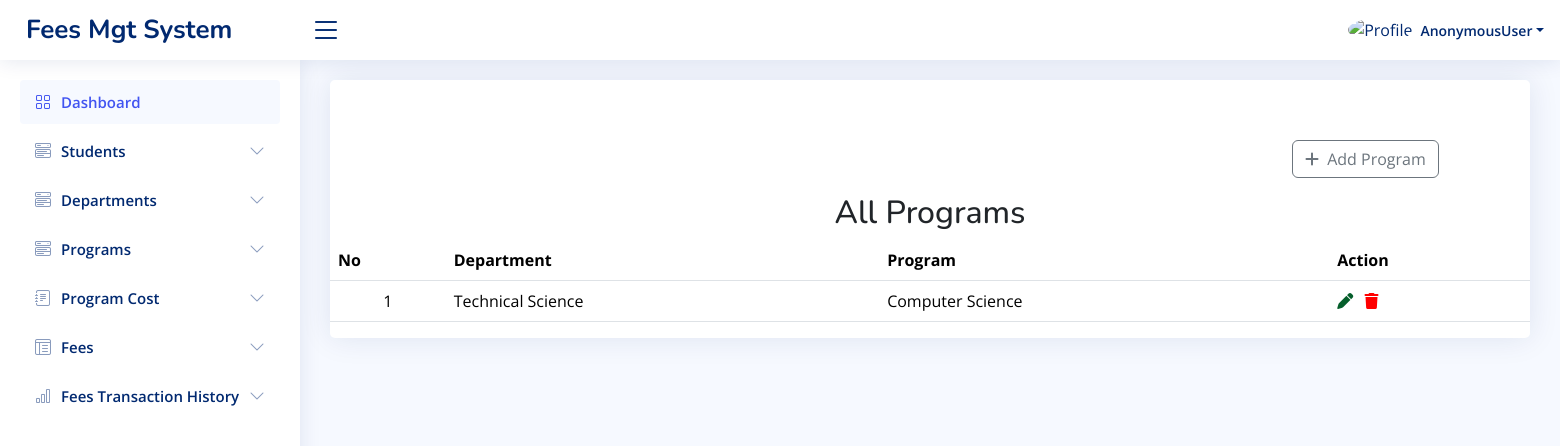
The page /all_program/ on the database its author committed.
### app/models.py (models this page shows, shortened)
class Programs(models.Model):
    program_name = models.CharField(max_length=100)
    department = models.ForeignKey(Department, on_delete=models.CASCADE)

class Department(models.Model):
    department_name = models.CharField(max_length=100)

### app/views.py (the view, shortened to what this page needs)
# urls.py: path('all_program/', views.all_program, name='all_program'),
def all_program(request):
    programs = Programs.objects.all()
    departments = Department.objects.all()
    return render(request, 'all_program.html', {'departments': departments,'programs':programs,})

### templates/all_program.html (shortened to what this page needs)
{% load static %}
<!DOCTYPE html>
<html lang="en">
<head>
    <link href="{% static 'vendor1/bootstrap/css/bootstrap.min.css' %}" rel="stylesheet">
    <link href="{% static 'vendor1/bootstrap-icons/bootstrap-icons.css' %}" rel="stylesheet">
    <link href="{% static 'vendor1/boxicons/css/boxicons.min.css' %}" rel="stylesheet">
    <link href="{% static 'vendor1/quill/quill.snow.css' %}" rel="stylesheet">
    <link href="{% static 'vendor1/quill/quill.bubble.css' %}" rel="stylesheet">
    <link href="{% static 'vendor1/remixicon/remixicon.css' %}" rel="stylesheet">
    <link href="{% static 'vendor1/simple-datatables/style.css' %}" rel="stylesheet">
    <link rel="stylesheet" href="https://cdnjs.cloudflare.com/ajax/libs/font-awesome/6.6.0/css/all.min.css" />
    <link href="{% static 'css1/style.css' %}" rel="stylesheet">
  </head>
<body>
  <header id="header" class="header fixed-top d-flex align-items-center">
    <div class="d-flex align-items-center justify-content-between">
      <a href="{% url 'main_home' %}" class="logo d-flex align-items-center">
        <span class="d-none d-lg-block">Fees Mgt System</span>
      </a>
      <i class="bi bi-list toggle-sidebar-btn"></i>
    </div>
    <nav class="header-nav ms-auto">
      <ul class="d-flex align-items-center">
        <li class="nav-item dropdown pe-3">
          <a class="nav-link nav-profile d-flex align-items-center pe-0" href="#" data-bs-toggle="dropdown">
            <img src="{% static 'img1/cusl.png' %}" alt="Profile" class="rounded-circle">
            <span class="d-none d-md-block dropdown-toggle ps-2">{{user}}</span>
          </a>
        </li>
      </ul>
    </nav>
  </header>
  <aside id="sidebar" class="sidebar">
    <ul class="sidebar-nav" id="sidebar-nav">
      <li class="nav-item">
        <a class="nav-link " href="{% url 'main_home' %}">
          <i class="bi bi-grid"></i>
          <span>Dashboard</span>
        </a>
      </li>
      <li class="nav-item">
        <a class="nav-link collapsed" data-bs-target="#components-nav" data-bs-toggle="collapse" href="#">
          <i class="bi bi-menu-button-wide"></i><span>Students</span><i class="bi bi-chevron-down ms-auto"></i>
        </a>
      </li>
      <li class="nav-item">
        <a class="nav-link collapsed" data-bs-target="#components-nav2" data-bs-toggle="collapse" href="#">
          <i class="bi bi-menu-button-wide"></i><span>Departments</span><i class="bi bi-chevron-down ms-auto"></i>
        </a>
      </li>
      <li class="nav-item">
        <a class="nav-link collapsed" data-bs-target="#components-nav1" data-bs-toggle="collapse" href="#">
          <i class="bi bi-menu-button-wide"></i><span>Programs</span><i class="bi bi-chevron-down ms-auto"></i>
        </a>
      </li>
      <li class="nav-item">
        <a class="nav-link collapsed" data-bs-target="#forms-nav" data-bs-toggle="collapse" href="#">
          <i class="bi bi-journal-text"></i><span>Program Cost</span><i class="bi bi-chevron-down ms-auto"></i>
        </a>
      </li>
      <li class="nav-item">
        <a class="nav-link collapsed" data-bs-target="#tables-nav" data-bs-toggle="collapse" href="#">
          <i class="bi bi-layout-text-window-reverse"></i><span>Fees</span><i class="bi bi-chevron-down ms-auto"></i>
        </a>
      </li>
      <li class="nav-item">
        <a class="nav-link collapsed" data-bs-target="#charts-nav" data-bs-toggle="collapse" href="#">
          <i class="bi bi-bar-chart"></i><span>Fees Transaction History</span><i class="bi bi-chevron-down ms-auto"></i>
        </a>
      </li>
    </ul>
  </aside>
  <main id="main" class="main">
    <section class="section">
      <div class="row">
        <div class="col-lg-12">
          <div class="card">
            <div class="container">
                <div class="row" style="margin-top: 60px;">
                    <div class="col-md-12" style="margin-left: 950px;">
                        <a href="" class="btn btn-outline-secondary" data-bs-target="#exampleModalToggle" data-bs-toggle="modal">
                            <i class="fa fa-plus" aria-hidden="true"></i>
                            <span class="ms-1">Add Program</span>
                        </a>
                    </div>
                </div>
            </div>
            <h2 class="text-center mt-3">All Programs</h2>
              <table class="table datatable">
                <thead>
                  <tr>
                    <th>No</th>
                    <th>Department</th>
                    <th>Program</th>
                    <th>Action</th>
                  </tr>
                </thead>
                <tbody>
               {% for program in programs %}
                  <tr>
                    <td style="text-align: center;">{{forloop.counter}}</td>
                    <td>{{program.department.department_name}}</td>
                    <td>{{program.program_name}}</td>
                    <td>
                      <a href="{% url 'edit_all_program' program.id %}">
                        <i class="fas fa-pen" style="color: rgb(5, 94, 43);"></i>
                      </a>
                      <a href="{% url 'delete_all_program' program.id %}" >
                        <i class="fas fa-trash" style="color: red; margin-left: 7px;"></i>
                    </a>
                    </td>
                  </tr>
                {% endfor %}
                </tbody>
              </table>
            </div>
          </div>
        </div>
    </section>
</body>
</html>

### static/css1/style.css (style rules this page uses)
:root { scroll-behavior: smooth; }
body { font-family: "Open Sans", sans-serif; background: #f6f9ff; color: #444444; }
a { color: #4154f1; text-decoration: none; }
h1, h2, h3, h4, h5, h6 { font-family: "Nunito", sans-serif; }
#main { margin-top: 60px; padding: 20px 30px; transition: all 0.3s; }
.card { margin-bottom: 30px; border: none; border-radius: 5px; box-shadow: 0px 0 30px rgba(1, 41, 112, 0.1); }
.logo { line-height: 1; }
@media (min-width: 1200px) { .logo { width: 280px; } }
.logo span { font-size: 26px; font-weight: 700; color: #012970; font-family: "Nunito", sans-serif; }
.header { transition: all 0.5s; z-index: 997; height: 60px; box-shadow: 0px 2px 20px rgba(1, 41, 112, 0.1); background-color: #fff; padding-left: 20px; }
.header .toggle-sidebar-btn { font-size: 32px; padding-left: 10px; cursor: pointer; color: #012970; }
.header-nav ul { list-style: none; }
.header-nav>ul { margin: 0; padding: 0; }
.header-nav .nav-profile { color: #012970; }
.header-nav .nav-profile img { max-height: 36px; }
.header-nav .nav-profile span { font-size: 14px; font-weight: 600; }
.sidebar { position: fixed; top: 60px; left: 0; bottom: 0; width: 300px; z-index: 996; transition: all 0.3s; padding: 20px; overflow-y: auto; scrollbar-width: thin; scrollbar-color: #aab7cf transparent; box-shadow: 0px 0px 20px rgba(1, 41, 112, 0.1); background-color: #fff; }
@media (min-width: 1200px) { #main, #footer { margin-left: 300px; } }
.sidebar-nav { padding: 0; margin: 0; list-style: none; }
.sidebar-nav li { padding: 0; margin: 0; list-style: none; }
.sidebar-nav .nav-item { margin-bottom: 5px; }
.sidebar-nav .nav-link { display: flex; align-items: center; font-size: 15px; font-weight: 600; color: #4154f1; transition: 0.3; background: #f6f9ff; padding: 10px 15px; border-radius: 4px; }
.sidebar-nav .nav-link i { font-size: 16px; margin-right: 10px; color: #4154f1; }
.sidebar-nav .nav-link.collapsed { color: #012970; background: #fff; }
.sidebar-nav .nav-link.collapsed i { color: #899bbd; }
.sidebar-nav .nav-link .bi-chevron-down { margin-right: 0; transition: transform 0.2s ease-in-out; }

### rows shown on the page
Programs: department.department_name "Technical Science", program_name "Computer Science"

### other values the page prints
{{ user }} "AnonymousUser"
